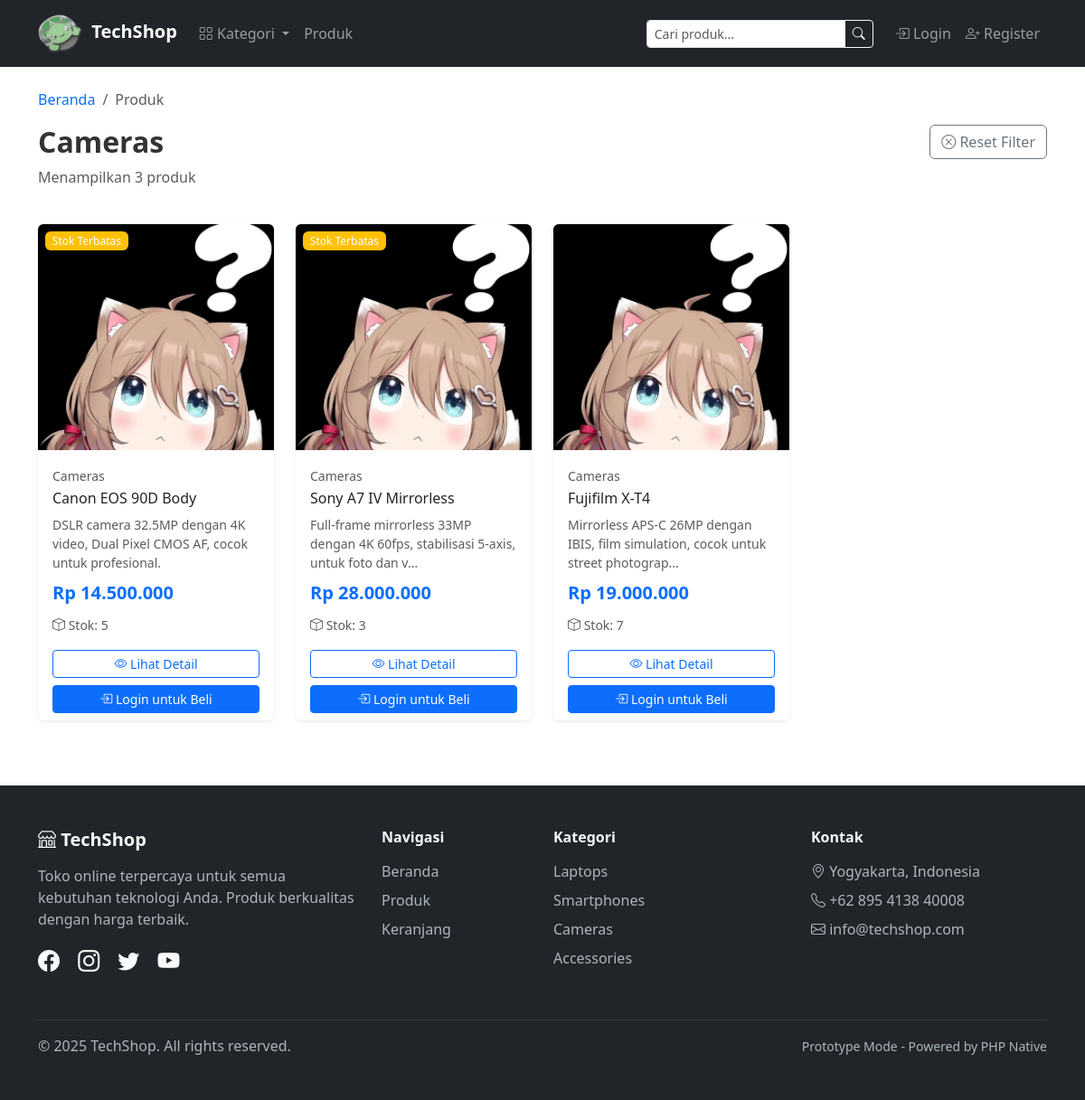
/products.php?cat=3, run on an earlier commit of the app's database.
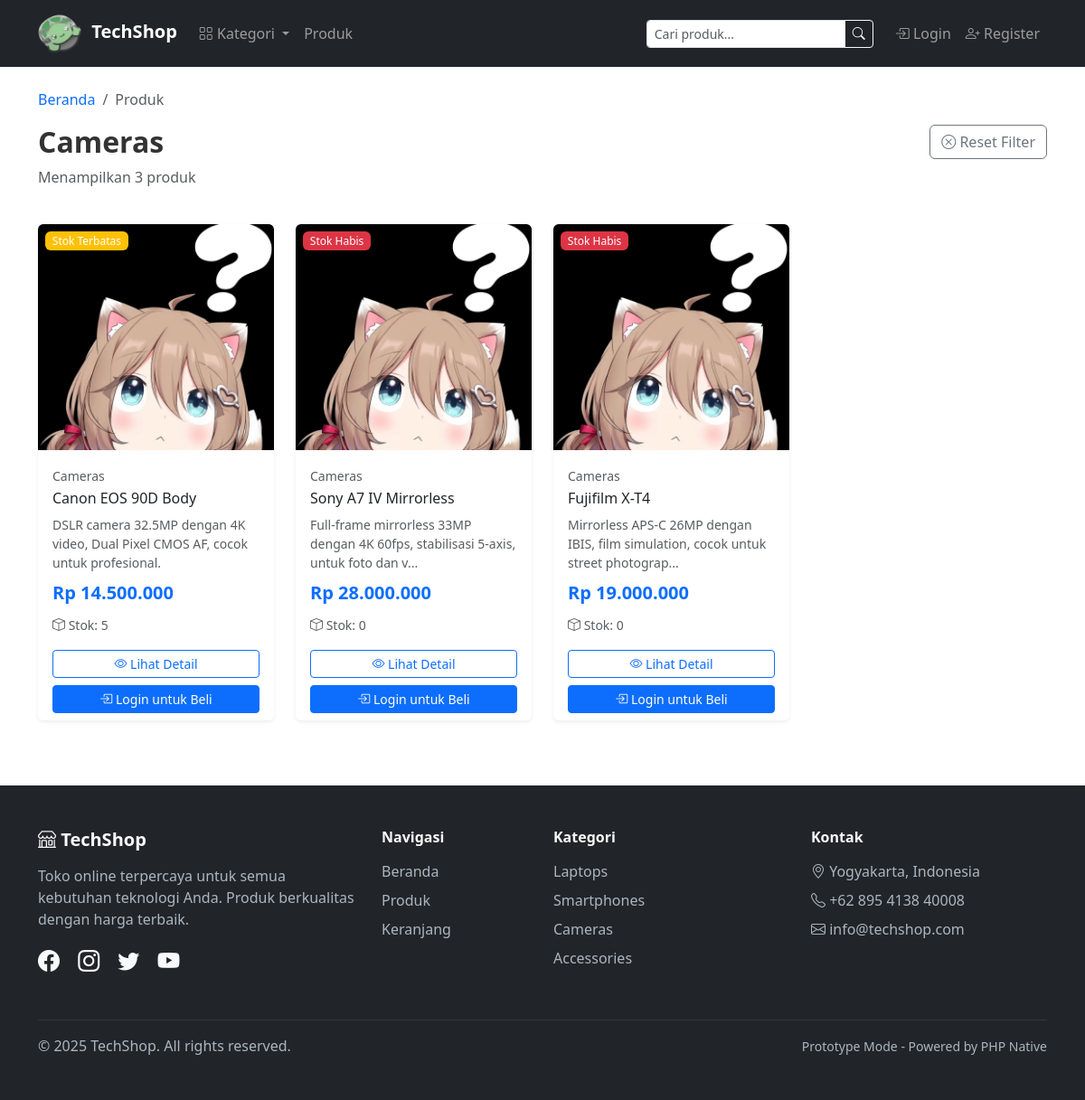
And on a later commit of the database.
### tables this page shows
CREATE TABLE `categories` (
  `cat_id` int(11) NOT NULL,
  `cat_title` varchar(100) NOT NULL,
  `cat_description` text DEFAULT NULL,
  `image` varchar(255) DEFAULT NULL,
  `created_at` timestamp NULL DEFAULT current_timestamp()
);

CREATE TABLE `products` (
  `id` int(11) NOT NULL,
  `product_cat` int(11) DEFAULT NULL,
  `product_brand` varchar(100) DEFAULT NULL,
  `name` varchar(150) NOT NULL,
  `description` text DEFAULT NULL,
  `price` decimal(12,2) NOT NULL,
  `stock` int(11) NOT NULL DEFAULT 0,
  `image` varchar(255) DEFAULT NULL COMMENT 'Nama file gambar di folder product_images/',
  `featured` tinyint(1) DEFAULT 0 COMMENT '1=Featured product',
  `created_at` timestamp NULL DEFAULT current_timestamp()
);

### db.php (called while the page is built, shortened)
<?php
function clean($string) {
    return htmlspecialchars(trim($string), ENT_QUOTES, 'UTF-8');
}
?>

### config.php (called while the page is built, shortened)
<?php
function is_logged_in() {
    return isset($_SESSION['user_id']);
}
function format_rupiah($number) {
    return "Rp " . number_format($number, 0, ',', '.');
}
function get_product_image($filename) {
    $is_admin = strpos($_SERVER['PHP_SELF'], '/admin/') !== false;
    $base_path = $is_admin ? '../' : '';
    $file_path = $base_path . "product_images/" . $filename;
    $no_image_path = $base_path . 'img/no-image.jpg';
    return BASE_URL . '/img/no-image.jpg?v=' . filemtime($no_image_path);
}
function truncate($text, $length = 100) {
    if (strlen($text) <= $length) {
        return $text;
    }
    return substr($text, 0, $length) . '...';
}
?>

### products.php (the view, shortened to what the rows shown need)
<?php
include 'header.php';
$search = isset($_GET['search']) ? escape($_GET['search']) : '';
$category_id = isset($_GET['cat']) ? intval($_GET['cat']) : 0;
$where_conditions = [];
if ($category_id > 0) {
    $where_conditions[] = "p.product_cat = $category_id";
}
$where_clause = !empty($where_conditions) ? "WHERE " . implode(" AND ", $where_conditions) : "";
$query = "SELECT p.*, c.cat_title
          FROM products p
          LEFT JOIN categories c ON p.product_cat = c.cat_id
          $where_clause
          ORDER BY p.created_at DESC";
$products_result = mysqli_query($conn, $query);
$current_category = '';
if ($category_id > 0) {
    $cat_query = "SELECT cat_title FROM categories WHERE cat_id = $category_id";
    $cat_result = mysqli_query($conn, $cat_query);
    if ($cat_result && $row = mysqli_fetch_assoc($cat_result)) {
        $current_category = $row['cat_title'];
    }
}
?>
<div class="container py-4">
    <div class="row mb-4">
        <div class="col-md-8">
            <h2 class="fw-bold">
                <?php
                if (!empty($search)) {
                    echo 'Hasil Pencarian: "' . clean($search) . '"';
                } elseif ($category_id > 0) {
                    echo clean($current_category);
                } else {
                    echo 'Semua Produk';
                }
                ?>
            </h2>
            <p class="text-muted">
                Menampilkan <?php echo mysqli_num_rows($products_result); ?> produk
            </p>
        </div>
    </div>
    <div class="row g-4">
        <?php if (mysqli_num_rows($products_result) > 0): ?>
            <?php while ($product = mysqli_fetch_assoc($products_result)): ?>
                <div class="col-6 col-md-4 col-lg-3">
                    <div class="card product-card h-100 border-0 shadow-sm product-clickable"
                         data-product-id="<?php echo $product['id']; ?>"
                         style="cursor: pointer;">
                        <div class="position-relative">
                            <img src="<?php echo get_product_image($product['image']); ?>"
                                 class="card-img-top product-image"
                                 alt="<?php echo clean($product['name']); ?>">
                            <?php if ($product['stock'] <= 5 && $product['stock'] > 0): ?>
                                <span class="badge bg-warning position-absolute top-0 start-0 m-2">
                                    Stok Terbatas
                                </span>
                            <?php elseif ($product['stock'] == 0): ?>
                                <span class="badge bg-danger position-absolute top-0 start-0 m-2">
                                    Stok Habis
                                </span>
                            <?php endif; ?>
                        </div>
                        <div class="card-body">
                            <small class="text-muted">
                                <?php echo clean($product['cat_title'] ?? 'Uncategorized'); ?>
                            </small>
                            <h6 class="card-title mt-1 mb-2">
                                <?php echo clean(truncate($product['name'], 50)); ?>
                            </h6>
                            <p class="card-text small text-muted mb-2">
                                <?php echo clean(truncate($product['description'], 80)); ?>
                            </p>
                            <div class="d-flex justify-content-between align-items-center mb-2">
                                <span class="text-primary fw-bold fs-5">
                                    <?php echo format_rupiah($product['price']); ?>
                                </span>
                            </div>
                            <small class="text-muted">
                                <i class="bi bi-box"></i> Stok: <?php echo $product['stock']; ?>
                            </small>
                        </div>
                        <div class="card-footer bg-transparent border-0 pt-0">
                            <div class="d-grid gap-2">
                                <a href="<?php echo BASE_URL; ?>/product_detail.php?id=<?php echo $product['id']; ?>"
                                   class="btn btn-outline-primary btn-sm"
                                   onclick="event.stopPropagation();">
                                    <i class="bi bi-eye"></i> Lihat Detail
                                </a>
                                <?php if ($product['stock'] > 0 && is_logged_in()): ?>
                                    <form method="POST" action="<?php echo BASE_URL; ?>/cart.php" class="m-0"
                                          onclick="event.stopPropagation();">
                                        <input type="hidden" name="action" value="add">
                                        <input type="hidden" name="product_id" value="<?php echo $product['id']; ?>">
                                        <input type="hidden" name="quantity" value="1">
                                        <button type="submit" class="btn btn-primary btn-sm w-100">
                                            <i class="bi bi-cart-plus"></i> Tambah ke Keranjang
                                        </button>
                                    </form>
                                <?php elseif (!is_logged_in()): ?>
                                    <a href="<?php echo BASE_URL; ?>/login.php" class="btn btn-primary btn-sm"
                                       onclick="event.stopPropagation();">
                                        <i class="bi bi-box-arrow-in-right"></i> Login untuk Beli
                                    </a>
                                <?php else: ?>
                                    <button class="btn btn-secondary btn-sm" disabled>
                                        Stok Habis
                                    </button>
                                <?php endif; ?>
                            </div>
                        </div>
                    </div>
                </div>
            <?php endwhile; ?>
        <?php endif; ?>
    </div>
</div>
<?php include 'footer.php'; ?>

What changed in the data, as far as the page shows it:
changed products "Rp 28.000.000": stock "3" → "0"; stock "Stok Terbatas" → "Stok Habis"
changed products "Rp 19.000.000": stock "7" → "0"; now shows "Stok Habis"
